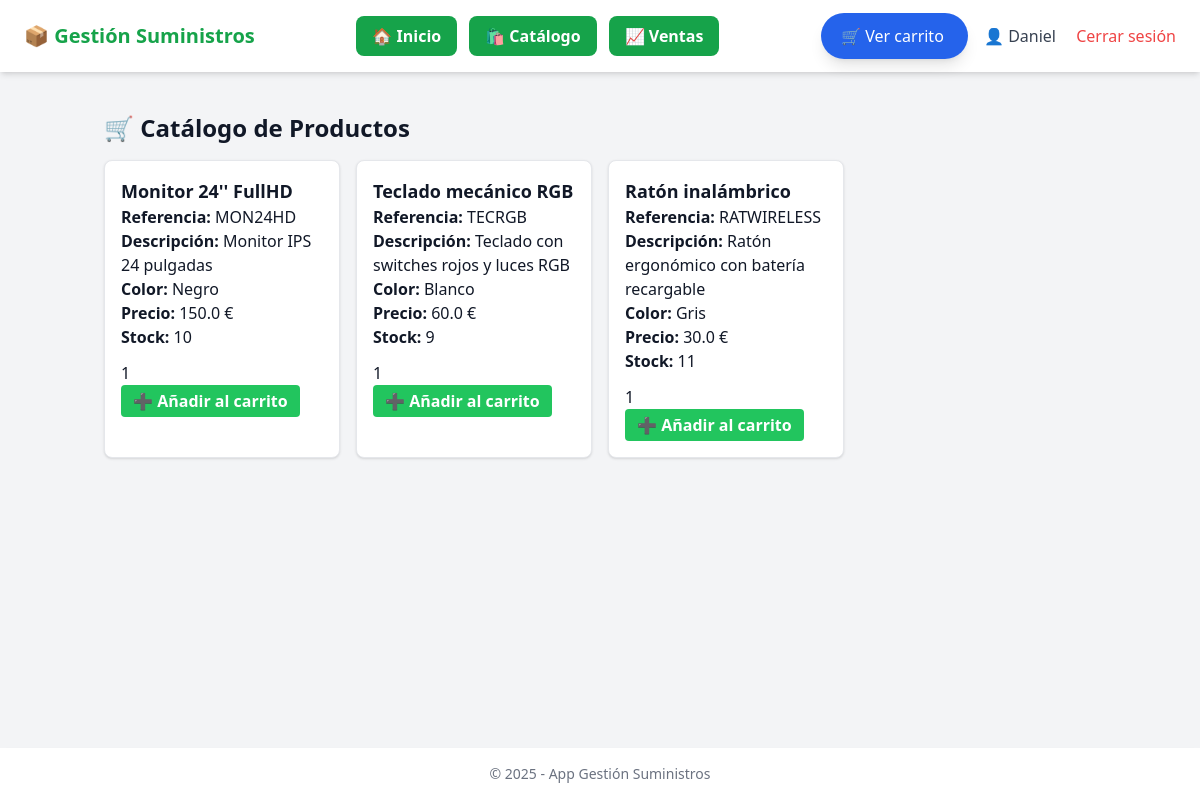
Before: /catalogo (signed in) with the older database file.
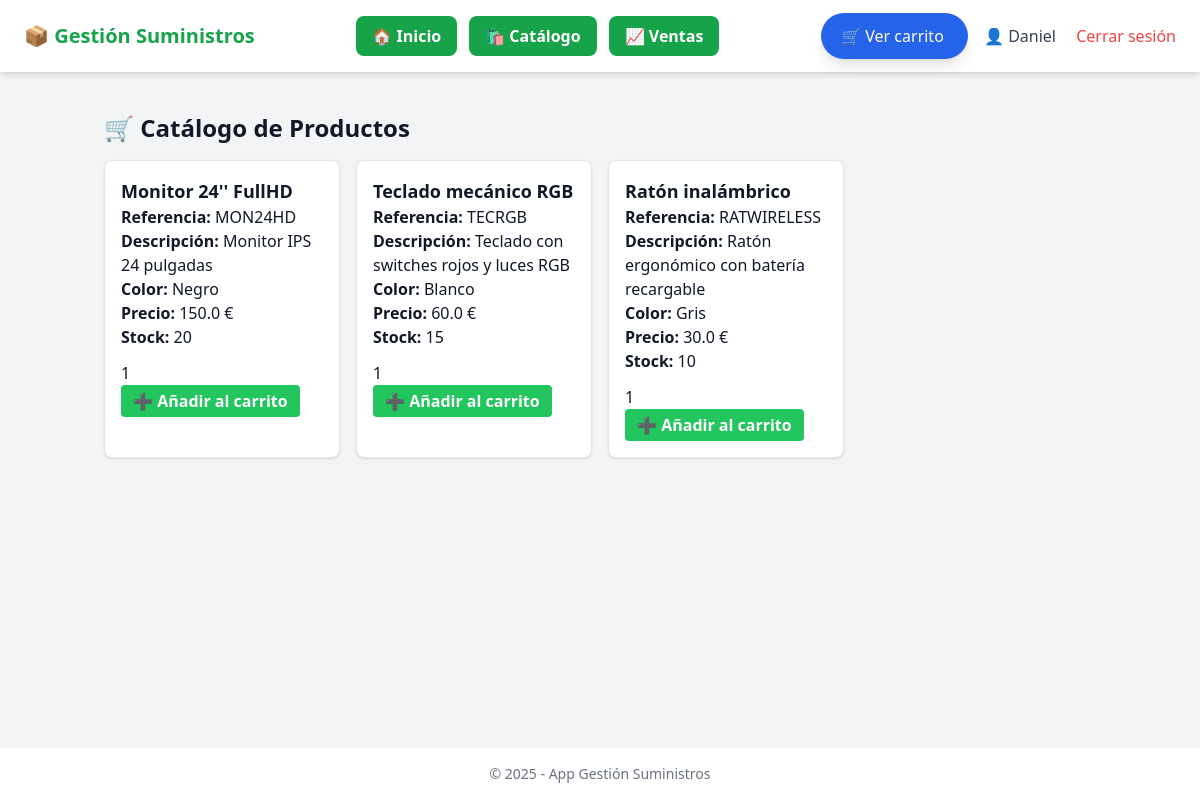
After: the same page with the newer database file.
### app/models.py (models this page shows, shortened)
class Producto(db.Model):
    id = db.Column(db.Integer, primary_key=True)
    nombre = db.Column(db.String(150), nullable=False)
    descripcion = db.Column(db.Text)
    cantidad = db.Column(db.Integer, nullable=False)
    stock_maximo = db.Column(db.Integer, nullable=False, default=100)
    precio = db.Column(db.Float, nullable=False)
    ubicacion = db.Column(db.String(100))
    referencia = db.Column(db.String(100))
    color = db.Column(db.String(50))
    proveedores = db.relationship('Proveedor', secondary=producto_proveedor, backref='productos')

### app/routes.py (the view)
@main.route('/catalogo')
@login_required
def catalogo():
    if current_user.rol != 'cliente':
        flash('Acceso solo para clientes')
        return redirect(url_for('main.home'))
    productos = Producto.query.all()
    return render_template('catalogo.html',productos=productos)

### app/routes.py (called while the page is built)
@login_manager.user_loader
def load_user(user_id):
    return Usuario.query.get(int(user_id))

### app/templates/catalogo.html (shortened to what this page needs)
{% extends 'base.html' %}
{% block content %}
<h1 class="text-2xl font-bold mb-4">🛒 Catálogo de Productos</h1>
<div class="grid grid-cols-1 sm:grid-cols-2 md:grid-cols-3 lg:grid-cols-4 gap-4">
  {% for p in productos %}
  <div class="border rounded-lg p-4 shadow hover:shadow-lg transition bg-white">
    <h3 class="text-lg font-semibold">{{ p.nombre }}</h3>
    <p><strong>Referencia:</strong> {{ p.referencia }}</p>
    <p><strong>Descripción:</strong> {{ p.descripcion }}</p>
    <p><strong>Color:</strong> {{ p.color }}</p>
    <p><strong>Precio:</strong> {{ p.precio }} €</p>
    <p><strong>Stock:</strong> {{ p.cantidad }}</p>
    {% if p.cantidad > 0 %}
    <form method="POST" action="{{ url_for('main.añadir_carrito', producto_id=p.id) }}" class="mt-3">
      <input type="number" name="cantidad" value="1" min="1" max="{{p.cantidad}}">
      <button type="submit" class="bg-green-500 hover:bg-green-600 text-white font-semibold py-1 px-3 rounded">
        ➕ Añadir al carrito
      </button>
    </form>
    {% else %}
    <p class="text-red-600 mt-3 font-semibold">❌ Sin stock</p>
    {% endif %}
  </div>
  {% endfor %}
</div>
{% endblock %}

Changed rows visible on the page:
changed Producto "Monitor 24'' FullHD": cantidad "10" → "20"
changed Producto "Teclado mecánico RGB": cantidad "9" → "15"
changed Producto "Ratón inalámbrico": cantidad "11" → "10"
